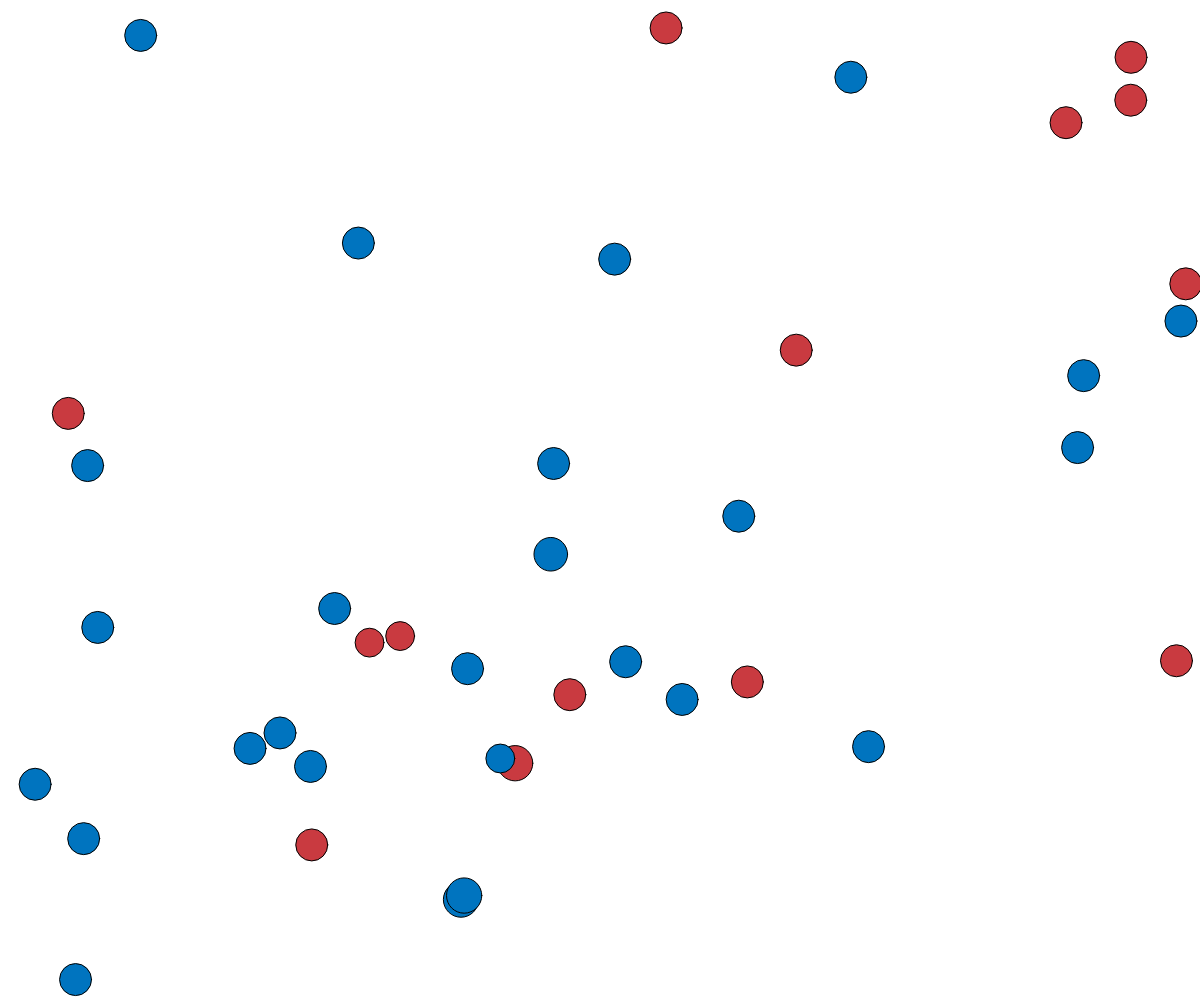
Frame 1 (no input)
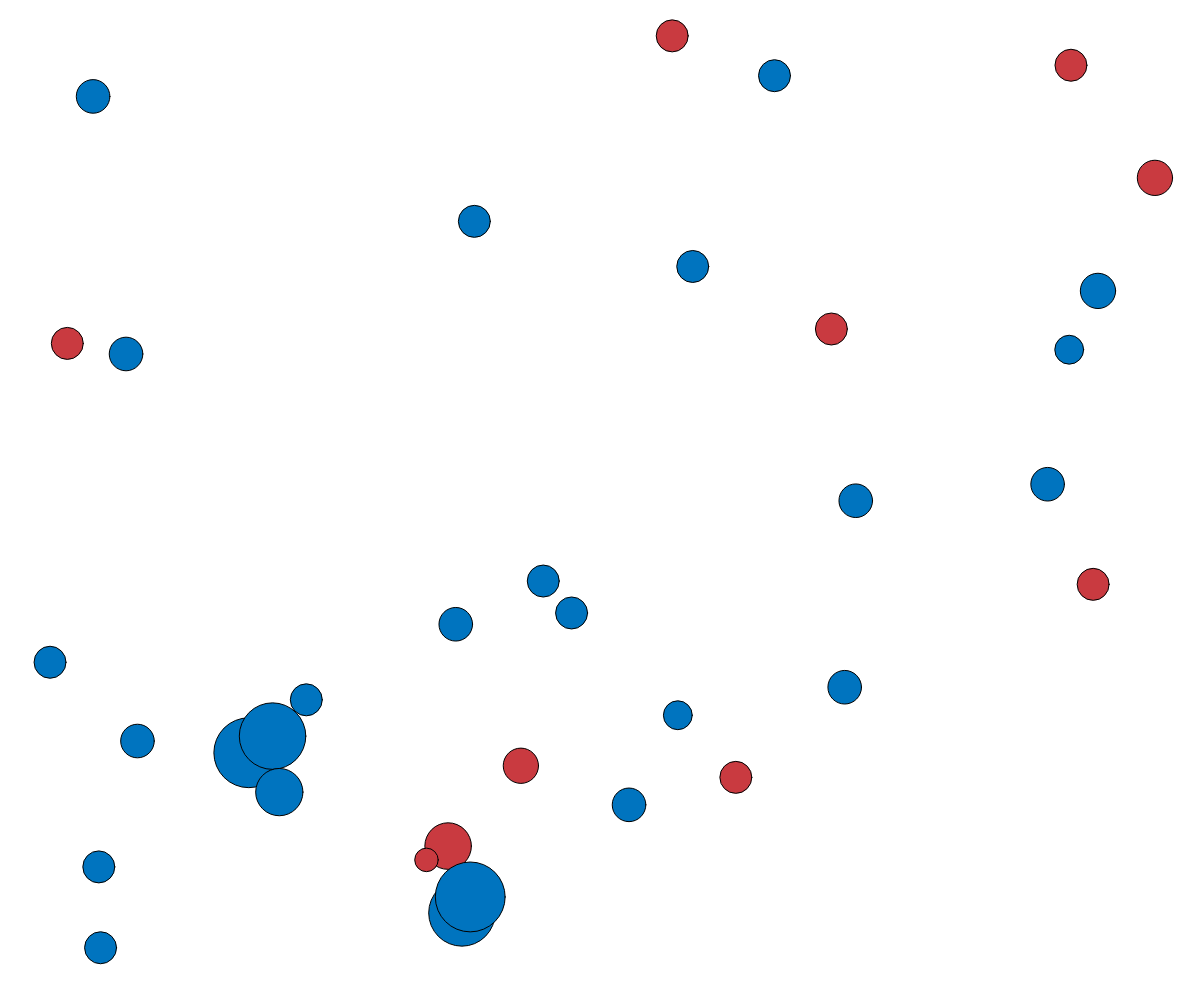
Frame 60 (no input)
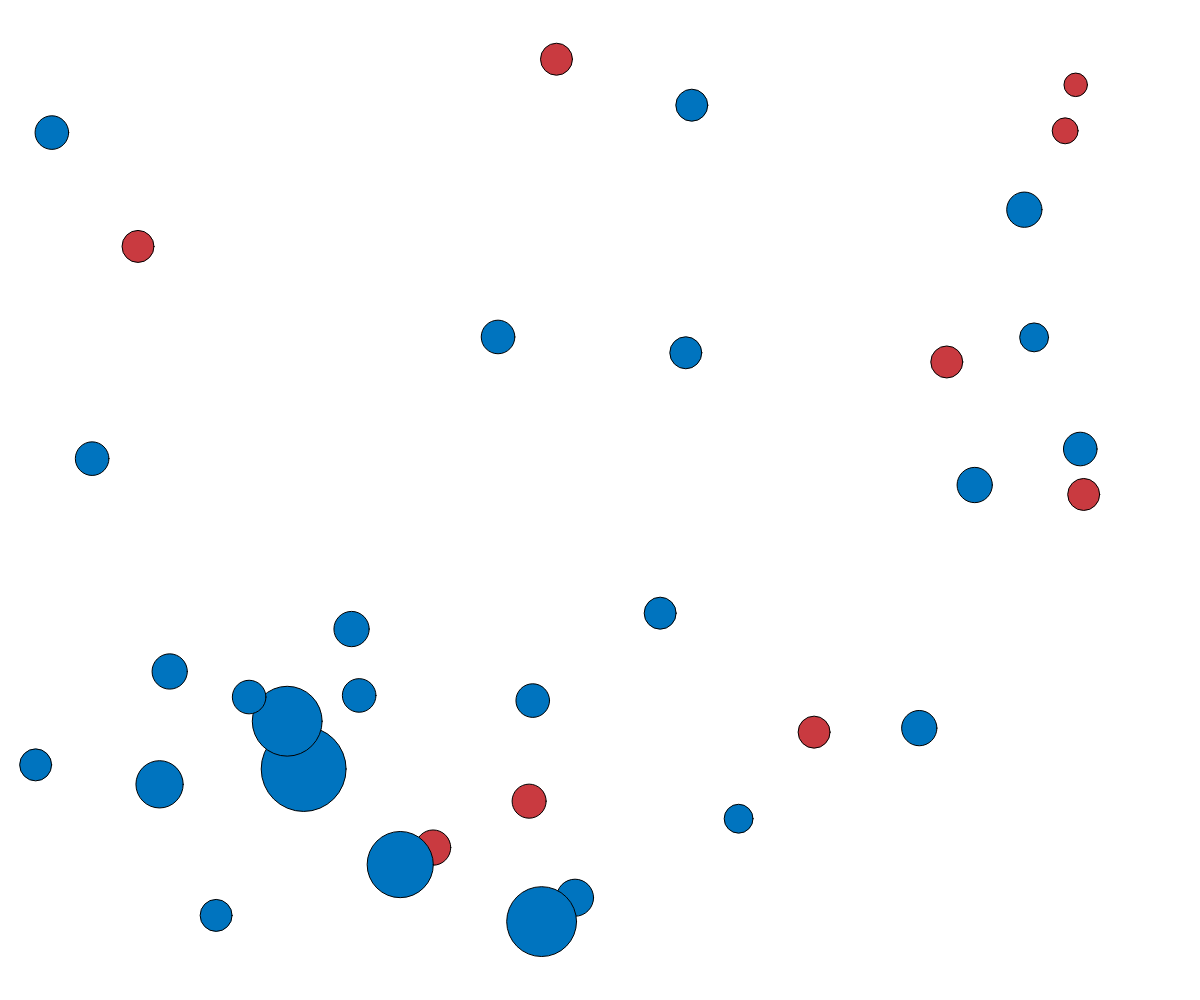
Frame 120 (the mouse pressed at the canvas centre since frame 60)

The p5.js sketch that drew these frames (run headless with seeded random() and noise() and a simulated clock; from frame 60 on, the mouse is pressed at the canvas centre):

// p5.js sketch
// ── sketch.js
// タカハトゲームのシミュレータ
const STEP = 300;
const R = 32;
const MAX_WAIT = 30;
const NUM = 40;

let creatures = new Creatures();

function setup() {
  createCanvas(windowWidth, windowHeight);
  for (let i = 0; i < NUM; i++) creatures.create();
}

function draw() {
  if (random() < 0.005) creatures.create();
  background(255);
  creatures.move();
  creatures.draw();
}
// ── lib.js
class Creature {
  constructor(type) {
    this.p = createVector(random(windowWidth), random(windowHeight));
    this.v = p5.Vector.random2D().mult(2);
    this.type = type;
    this.color = type === "HATO" ? "#0074bf" : "#c93a40";
    this.size = R;
    this.id = random(100000000);
  }
  move() {
    // １％の確率で右に曲がる
    if (random() < 0.01) this.v.rotate(HALF_PI);

    // HATOならランダムに大きくなる
    if (random() < 0.01 && this.type === "HATO") this.size *= 1.05;

    // 一つ進む
    this.p.add(this.v);

    // 壁に当たったら跳ね返る
    if (this.p.x < R && this.v.x < 0) this.v.x *= -1;
    if (this.p.x > windowWidth - R * 3 && this.v.x > 0) this.v.x *= -1;
    if (this.p.y < R && this.v.y < 0) this.v.y *= -1;
    if (this.p.y > windowHeight - R * 3 && this.v.y > 0) this.v.y *= -1;
  }
  collid(other) {
    // 衝突したら向きをランダムに変える
    this.v.rotate(random(PI));
    other.v.rotate(random(PI));

    if (this.type === "TAKA") {
      if (other.type === "TAKA") {
        this.size *= 0.95;
        other.size *= 0.95;
      } else {
        if (this.size < R * 3) this.size *= 1.05;
        other.size *= 0.95;
      }
    } else {
      if (other.type === "HATO") {
        if (this.size < R * 2) this.size *= 1.05;
        if (other.size < R * 2) other.size *= 1.05;
      } else {
        if (other.size < R * 3) other.size *= 1.05;
        this.size *= 0.95;
      }
    }
  }
  draw() {
    fill(this.color);
    circle(this.p.x, this.p.y, this.size);
  }
}

class Creatures extends Map {
  add(creature) {
    this.set(creature.id, creature);
  }
  create() {
    const type = random() < 0.3 ? "TAKA" : "HATO";
    const creature = new Creature(type);
    this.add(creature);
  }
  clone(parent) {
    if (this.values().length > 100) return;
    parent.size *= 0.8;
    const child = new Creature(parent.type);
    child.p = p5.Vector.random2D().mult(R*2).add(parent.p);
    this.add(child);
  }
  remove(creature) {
    this.delete(creature.id);
  }
  move() {
    for (const creature of this.values()) {
      if (creature.size < 16) this.remove(creature);
      if (creature.size > R * 2.5 && random() < 0.01) this.clone(creature);
      creature.move();
    }
    this.collid();
  }
  collid() {
    for (let c1 of this.values()) {
      for (let c2 of this.values()) {
        if (c1.id === c2.id) continue;
        if (c1.p.dist(c2.p) < R) c1.collid(c2);
      }
    }
  }
  draw() {
    for (const creature of this.values()) creature.draw();
  }
  taka() {
    return this.values.filter(c => c.type === "TAKA");
  }
  hato() {
    return this.values.filter(c => c.type === "HATO");
  }
}
